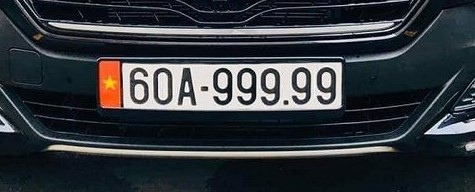
#> input picture D4-duong/data_input/1.jpg, 475 x 192 px; its folder holds only this picture in this run
$ jupyter execute xla-final.ipynb
#> lines starting #> are read from the running program, lines starting #| are printed output that depends on the picture; after the words box and inside, x2 and y2 are one past the last pixel; in counts of white or black regions, pixels touching at a corner belong together
[cell 1]
import cv2
import numpy as np
from pathlib import Path
import sys

# ==========================================================
# ===== TIỀN XỬ LÝ (GRAYSCALE + BLUR)
# ==========================================================
def tien_xu_ly(image):
    #Chuyển ảnh sang ảnh xám và làm mờ Gaussian.
    if len(image.shape) == 3 and image.shape[2] == 3:
        gray_image = cv2.cvtColor(image, cv2.COLOR_BGR2GRAY)
    else:
        gray_image = image
    blurred_image = cv2.GaussianBlur(gray_image, (15, 15), 0)
    return blurred_image

# ==========================================================
# =====  KẾT NỐI CẠNH (MORPHOLOGY)
# ==========================================================
def ket_noi_canh(edge_img, kernel_size=(9, 5), shape='rect',
                 do_close=True, do_dilate=False, iterations=1):

    # Áp dụng các phép toán hình thái (Morphological Operations) để kết nối các cạnh bị đứt gãy từ ảnh Canny.
    if edge_img is None:
        raise ValueError("Ảnh đầu vào rỗng hoặc không đọc được!")

    # Chuyển về nhị phân 0/255 (đảm bảo dạng chuẩn)
    if len(edge_img.shape) == 3:
        gray = cv2.cvtColor(edge_img, cv2.COLOR_BGR2GRAY)
    else:
        gray = edge_img.copy()
    binary = np.where(gray > 0, 255, 0).astype('uint8')

    # Tạo kernel (structuring element) theo lựa chọn
    if shape == 'rect':
        kernel = cv2.getStructuringElement(cv2.MORPH_RECT, kernel_size)
    elif shape == 'ellipse':
        kernel = cv2.getStructuringElement(cv2.MORPH_ELLIPSE, kernel_size)
    elif shape == 'cross':
        kernel = cv2.getStructuringElement(cv2.MORPH_CROSS, kernel_size)
    else:
        raise ValueError("shape phải là 'rect', 'ellipse' hoặc 'cross'!")

    # Áp dụng phép đóng (closing = dilate -> erode)
    result = binary.copy()
    if do_close:
        result = cv2.morphologyEx(result, cv2.MORPH_CLOSE, kernel, iterations=iterations)

    # Áp dụng phép giãn nở (dilate)
    if do_dilate:
        result = cv2.dilate(result, kernel, iterations=iterations)

    # Chuẩn hóa đầu ra về 0/255
    result = np.where(result > 0, 255, 0).astype('uint8')
    return result

# ==========================================================
# ===== TÌM ỨNG CỬ VIÊN (FIND CONTOURS)
# ==========================================================
def tim_ung_cu_vien(anh_nhi_phan: np.ndarray):
    if len(anh_nhi_phan.shape) == 3:
        gray = cv2.cvtColor(anh_nhi_phan, cv2.COLOR_BGR2GRAY)
    else:
        gray = anh_nhi_phan.copy()

    # Nhị phân 0/255
    _, binary = cv2.threshold(gray, 0, 255, cv2.THRESH_BINARY | cv2.THRESH_OTSU)

    # Tìm contours
    found = cv2.findContours(binary, cv2.RETR_LIST, cv2.CHAIN_APPROX_SIMPLE)
    contours = found[1] if len(found) == 3 else found[0]
    return contours, binary

# ==========================================================
# ===== LỌC ỨNG CỬ VIÊN
# ==========================================================
def loc_theo_dien_tich(contours, min_area, max_area):
    filtered_contours = []
    for cnt in contours:
        area = cv2.contourArea(cnt)
        if min_area < area < max_area:
            filtered_contours.append(cnt)
    return filtered_contours

def loc_theo_ty_le_khung_hinh(contours, min_aspect_ratio_vuong=1.5, max_aspect_ratio_vuong=2.5,
                             min_aspect_ratio_dai=3.5, max_aspect_ratio_dai=5.0):
    ung_cu_vien_cuoi_cung = []
    for cnt in contours:
        # Lấy bounding box (hình chữ nhật bao quanh)
        x, y, w, h = cv2.boundingRect(cnt)
        # Tránh lỗi chia cho 0
        if h == 0:
            continue
        ty_le = float(w) / h

        # Kiểm tra xem có nằm trong ngưỡng của biển vuông (2 dòng)
        la_bien_vuong = (min_aspect_ratio_vuong < ty_le < max_aspect_ratio_vuong)

        # Kiểm tra xem có nằm trong ngưỡng của biển dài (1 dòng)
        la_bien_dai = (min_aspect_ratio_dai < ty_le < max_aspect_ratio_dai)

        if la_bien_vuong or la_bien_dai:
            ung_cu_vien_cuoi_cung.append(cnt)

    return ung_cu_vien_cuoi_cung

# ==========================================================
# ===== VẼ KẾT QUẢ
# ==========================================================
def ve_bounding_boxes(image, contours, color=(0, 255, 0), thickness=2):
    image_result = image.copy()
    for cnt in contours:
        x, y, w, h = cv2.boundingRect(cnt)
        cv2.rectangle(image_result, (x, y), (x + w, y + h), color, thickness)
    return image_result

# ==========================================================
# ===== HÀM XỬ LÝ CHÍNH CHO MỖI ẢNH
# ==========================================================
def process_image(image_path: Path, output_dir: Path, config: dict):
    try:
        # --- BƯỚC 1: Đọc ảnh ---
        image_color = cv2.imread(str(image_path))
#> image_color is the input picture: shape (192, 475, 3); mean B, G, R 60.8, 55.8, 50.8
        if image_color is None:
            raise FileNotFoundError(f"Không thể tải ảnh: {image_path.name}")

        H, W = image_color.shape[:2]
#> H = 192; W = 475
        print(f"  Kích thước: {W}x{H}")
#|   Kích thước: 475x192

        # --- Lấy cấu hình ---
        BLUR_KERNEL_SIZE = config['BLUR_KERNEL_SIZE']
        CANNY_THRESHOLD_1 = config['CANNY_THRESHOLD_1']
        CANNY_THRESHOLD_2 = config['CANNY_THRESHOLD_2']
        CONNECT_KERNEL_SIZE = config['CONNECT_KERNEL_SIZE']
        CONNECT_DO_CLOSE = config['CONNECT_DO_CLOSE']
        CONNECT_DO_DILATE = config['CONNECT_DO_DILATE']
        MIN_AREA_RATIO = config['MIN_AREA_RATIO']
        MAX_AREA_RATIO = config['MAX_AREA_RATIO']
        MIN_AR_VUONG = config['MIN_AR_VUONG']
        MAX_AR_VUONG = config['MAX_AR_VUONG']
        MIN_AR_DAI = config['MIN_AR_DAI']
        MAX_AR_DAI = config['MAX_AR_DAI']

        # --- Tiền xử lý (Xám + Làm mờ) ---
        blur = tien_xu_ly(image_color) # Hàm này đã bao gồm cả cvtColor
#> in tien_xu_ly, `blurred_image = cv2.GaussianBlur(gray_image, (15, 15), 0)`:
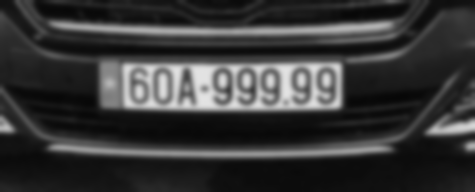
#> blurred_image: shape (192, 475); min 7, max 227, mean 54.9

        # --- Phát hiện cạnh Canny ---
        edges = cv2.Canny(blur, CANNY_THRESHOLD_1, CANNY_THRESHOLD_2,
                         apertureSize=3, L2gradient=True)
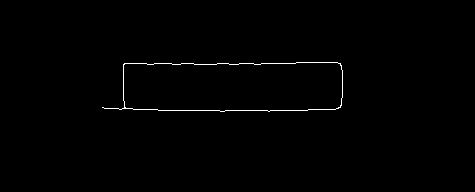
#> edges: shape (192, 475); 0.6% white in thin lines or dots, all inside (x1, y1, x2, y2) = (102, 62, 343, 112)

        # --- Kết nối cạnh ---
        connected_image = ket_noi_canh(edges, kernel_size=CONNECT_KERNEL_SIZE,
                                       shape='rect',
                                       do_close=CONNECT_DO_CLOSE,
                                       do_dilate=CONNECT_DO_DILATE)
#> in ket_noi_canh, `result = cv2.dilate(result, kernel, iterations=iterations)`:
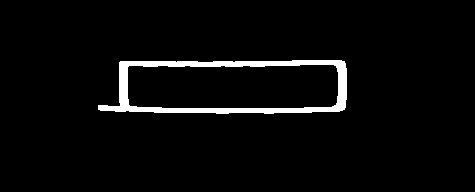
#> result: shape (192, 475); 3.6% white; 1 white region

        # --- Tìm tất cả contours ---
        contours_all, binary_used = tim_ung_cu_vien(connected_image)
#> in tim_ung_cu_vien, `found = cv2.findContours(binary, cv2.RETR_LIST, cv2.CHAIN_APPROX_SIMPLE)`: found = 2 contours; box (x1, y1, x2, y2) and area: (98, 60, 347, 114) 11624, (127, 64, 339, 109) 8888
#> in tim_ung_cu_vien, `contours = found[1] if len(found) == 3 else found[0]`: contours has the same summary as found
#> contours_all has the same summary as found in tim_ung_cu_vien
        print(f"  Bước 5.1: Tìm thấy {len(contours_all)} contours ban đầu.")
#|   Bước 5.1: Tìm thấy 2 contours ban đầu.

        # --- Lọc theo diện tích ---
        min_area_px = int(MIN_AREA_RATIO * W * H)
#> min_area_px = 456
        max_area_px = int(MAX_AREA_RATIO * W * H)
#> max_area_px = 7296

        contours_area_filtered = loc_theo_dien_tich(contours_all, min_area_px, max_area_px)
#> the loop in loc_theo_dien_tich, `for cnt in contours:` made 2 passes
#> area on passes 1 to 2: 8888, 11624
#> after the loop in loc_theo_dien_tich, `for cnt in contours:`: filtered_contours = []
#> contours_area_filtered = []
        print(f"  Bước 5.2: Lọc diện tích ({min_area_px}-{max_area_px} px) -> Còn lại {len(contours_area_filtered)}.")
#|   Bước 5.2: Lọc diện tích (456-7296 px) -> Còn lại 0.

        # --- Lọc theo tỷ lệ khung hình ---
        final_candidates = loc_theo_ty_le_khung_hinh(
            contours_area_filtered,
            min_aspect_ratio_vuong=MIN_AR_VUONG, max_aspect_ratio_vuong=MAX_AR_VUONG,
            min_aspect_ratio_dai=MIN_AR_DAI, max_aspect_ratio_dai=MAX_AR_DAI
        )
#> final_candidates = []
        print(f"  Bước 5.3: Lọc tỷ lệ -> Ứng cử viên cuối cùng: {len(final_candidates)}.")
#|   Bước 5.3: Lọc tỷ lệ -> Ứng cử viên cuối cùng: 0.

        # --- Vẽ kết quả và Lưu ---
        image_final_result = ve_bounding_boxes(image_color, final_candidates, color=(0, 255, 0), thickness=2)

        # Tạo tên tệp đầu ra
        output_filename = f"{image_path.stem}_output.png"
        output_path = output_dir / output_filename

        # Lưu ảnh
        cv2.imwrite(str(output_path), image_final_result)
        print(f"  => Đã lưu kết quả tới: {output_path}")
        return True

    except FileNotFoundError as e:
        print(f"  LỖI: {e}")
        return False
    except ImportError:
        print("\n--- LỖI ---")
        print("Vui lòng cài đặt: pip install opencv-python numpy")
        # Dừng toàn bộ script nếu thiếu thư viện
        sys.exit(1)
    except Exception as e:
        print(f"  Đã xảy ra lỗi không xác định khi xử lý {image_path.name}: {e}")
        return False

# ==========================================================
# ===== HÀM CHÍNH: CHẠY TOÀN BỘ QUY TRÌNH HÀNG LOẠT
# ==========================================================

if __name__ == "__main__":

    # --- 0. Định nghĩa thư mục ---
    INPUT_DIR = Path("data_input")
    OUTPUT_DIR = Path("data_output")

    # --- 1. Cấu hình ---
    # Đưa tất cả cấu hình vào một dict để dễ dàng truyền đi
    config = {
        'BLUR_KERNEL_SIZE': (15, 15),
        'CANNY_THRESHOLD_1': 120,
        'CANNY_THRESHOLD_2': 240,
        'CONNECT_KERNEL_SIZE': (9, 5), # Tốt cho biển số (ngang)
        'CONNECT_DO_CLOSE': True,
        'CONNECT_DO_DILATE': True, # Dựa trên lệnh gọi hàm gốc
        'MIN_AREA_RATIO': 0.005, # 0.5% diện tích ảnh
        'MAX_AREA_RATIO': 0.08,  # 8% diện tích ảnh
        'MIN_AR_VUONG': 1.5, # Biển vuông (2 dòng)
        'MAX_AR_VUONG': 2.5,
        'MIN_AR_DAI': 3.5, # Biển dài (1 dòng)
        'MAX_AR_DAI': 5.0
    }

    # Tạo thư mục đầu ra nếu chưa tồn tại
    OUTPUT_DIR.mkdir(parents=True, exist_ok=True)
    print(f"Đã tạo/xác nhận thư mục đầu ra: {OUTPUT_DIR.resolve()}")

    # Các đuôi tệp ảnh được phép
    allowed_extensions = ['.jpg', '.jpeg', '.png', '.bmp', '.tiff']

    print(f"--- BẮT ĐẦU XỬ LÝ HÀNG LOẠT TỪ THƯ MỤC: {INPUT_DIR.resolve()} ---")

    # Đảm bảo thư mục đầu vào tồn tại
    if not INPUT_DIR.exists():
        print(f"LỖI: Thư mục đầu vào không tồn tại: {INPUT_DIR.resolve()}")
        print("Vui lòng tạo thư mục 'data_input' và thêm ảnh vào đó.")
    else:
        # Lấy danh sách các tệp ảnh
        image_paths = [p for p in INPUT_DIR.iterdir() if p.suffix.lower() in allowed_extensions]
        total_files = len(image_paths)
        processed_count = 0

        if total_files == 0:
            print(f"Không tìm thấy ảnh nào (với đuôi {allowed_extensions}) trong {INPUT_DIR.resolve()}")
        else:
            print(f"Tìm thấy {total_files} tệp ảnh. Bắt đầu xử lý...")

            # Lặp qua từng ảnh và xử lý
            for image_path in image_paths:
                print(f"\n--- Xử lý tệp: {image_path.name} ---")
                success = process_image(image_path, OUTPUT_DIR, config)
                if success:
                    processed_count += 1

            print("\n--- XỬ LÝ HOÀN TẤT ---")
            print(f"Tổng số tệp đã xử lý thành công: {processed_count}/{total_files}")

    print("Chương trình kết thúc.")
